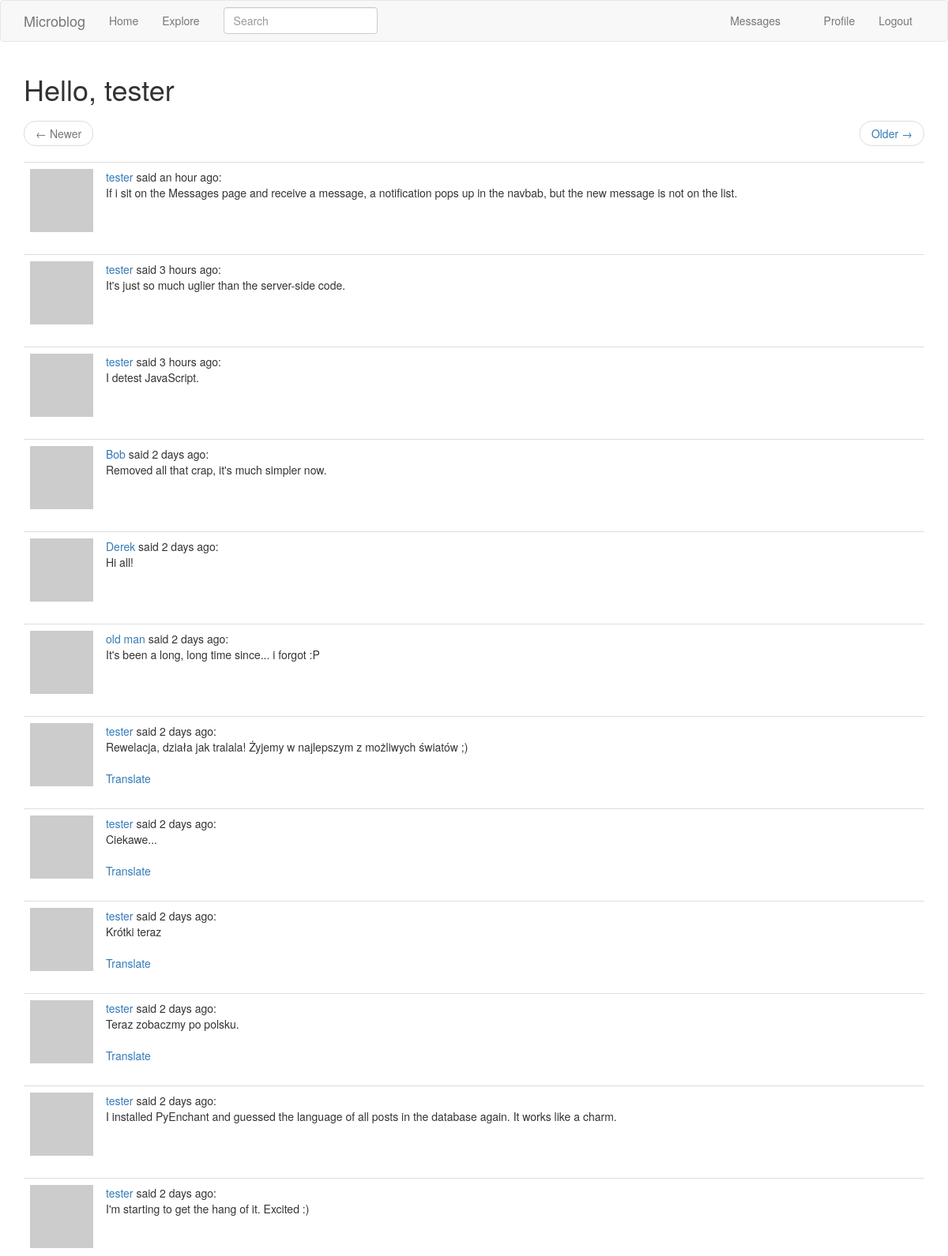
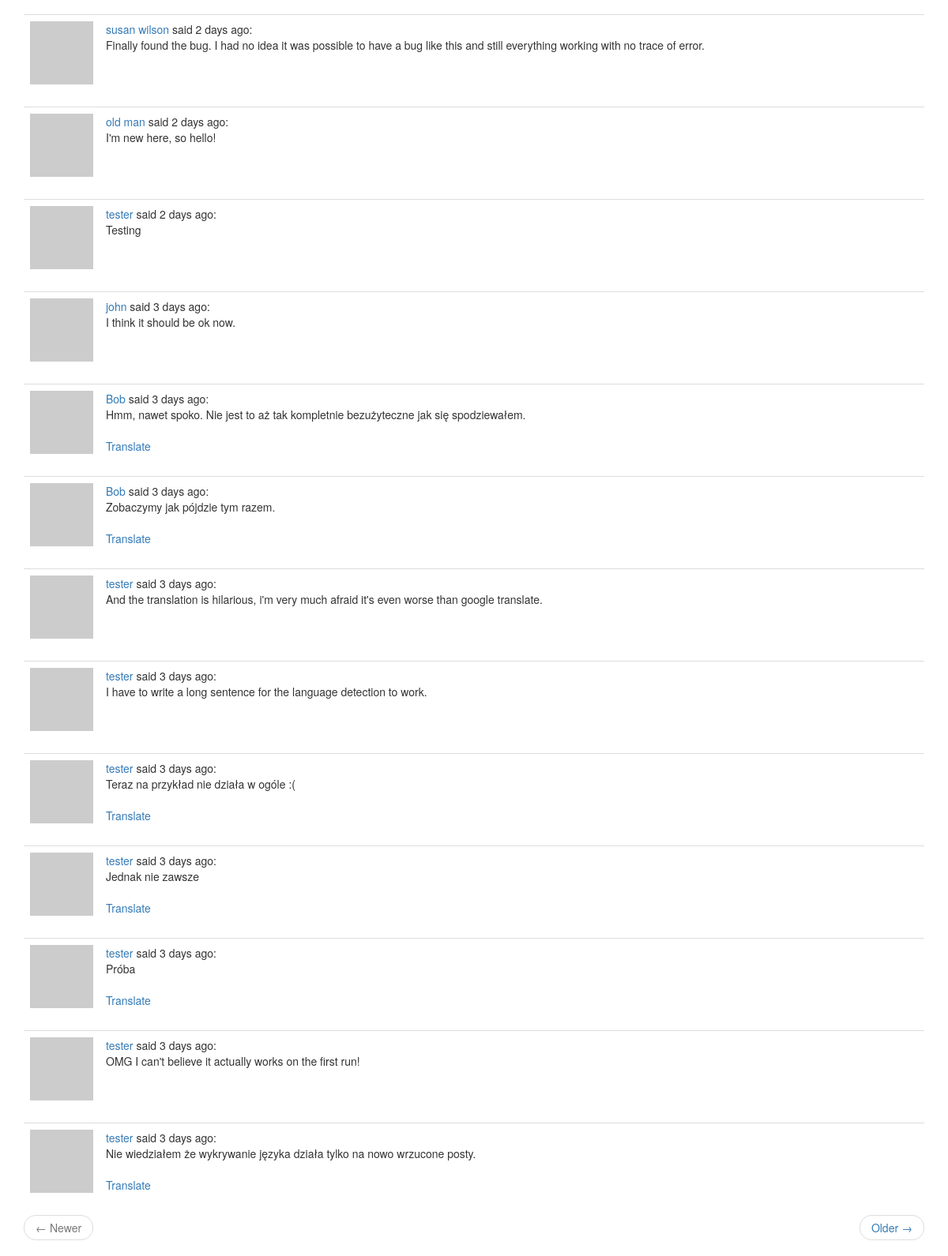
Screenshot of /explore (signed in) with the database file from the repository (2 pictures, top to bottom).
### app/models.py (models this page shows, shortened)
class User(UserMixin, db.Model):
    id = db.Column(db.Integer, primary_key=True)
    username = db.Column(db.String(64), index=True, unique=True)
    email = db.Column(db.String(120), index=True, unique=True)
    password_hash = db.Column(db.String(128))
    about_me = db.Column(db.String(140))
    last_seen = db.Column(db.DateTime, default=datetime.utcnow)
    last_message_read_time = db.Column(db.DateTime)
    posts = db.relationship('Post', backref='author', lazy='dynamic')
    followed = db.relationship(
        'User', secondary=followers,
        primaryjoin=(followers.c.follower_id == id),
        secondaryjoin=(followers.c.followed_id == id),
        backref=db.backref('followers', lazy='dynamic'), lazy='dynamic')
    messages_sent = db.relationship(
        'Message',
        foreign_keys='Message.sender_id',
        backref='author', lazy='dynamic')
    messages_received = db.relationship(
        'Message',
        foreign_keys='Message.recipient_id',
        backref='recipient', lazy='dynamic')
    notifications = db.relationship('Notification', backref='user',
                                    lazy='dynamic')
    def avatar(self, size):
        digest = md5(self.email.lower().encode('utf-8')).hexdigest()
        return 'https://www.gravatar.com/avatar/{}?d=retro&s={}'.format(
            digest, size)
    def new_messages(self):
        last_read_time = self.last_message_read_time or datetime(1900, 1, 1)
        return Message.query.filter_by(recipient=self).filter(
            Message.timestamp > last_read_time).count()

class Post(db.Model):
    __searchable__ = ['body']
    id = db.Column(db.Integer, primary_key=True)
    body = db.Column(db.String(140))
    timestamp = db.Column(db.DateTime, index=True, default=datetime.utcnow)
    user_id = db.Column(db.Integer, db.ForeignKey('user.id'))
    language = db.Column(db.String(5))

### app/main/routes.py (the view)
@bp.route('/explore')
@login_required
def explore():
    page = request.args.get('page', 1, type=int)
    posts = Post.query.order_by(Post.timestamp.desc()).paginate(
        page, current_app.config['POSTS_PER_PAGE'], False)
    next_url = url_for('main.explore', page=posts.next_num) \
        if posts.has_next else None
    prev_url = url_for('main.explore', page=posts.prev_num) \
        if posts.has_prev else None
    return render_template('index.html', title=_('Explore'), posts=posts.items,
                           next_url=next_url, prev_url=prev_url)

### app/main/forms.py
class SearchForm(FlaskForm):
    q = StringField(_l('Search'), validators=[DataRequired()])
    def __init__(self, *args, **kwargs):
        if 'formdata' not in kwargs:
            kwargs['formdata'] = request.args
        if 'csrf_enabled' not in kwargs:
            kwargs['csrf_enabled'] = False
        super().__init__(*args, **kwargs)

### app/main/routes.py (called while the page is built)
@bp.before_app_request
def before_request():
    if current_user.is_authenticated:
        current_user.last_seen = datetime.utcnow()
        db.session.commit()
        g.search_form = SearchForm()
    g.locale = str(get_locale())

### app/models.py (called while the page is built)
@login.user_loader
def load_user(id):
    return User.query.get(int(id))

### app/templates/index.html (shortened to what this page needs)
{% extends "base.html" %}
{% import 'bootstrap/wtf.html' as wtf %}
{% block app_content %}
  <h1>{{ _('Hello,') }} {{ current_user.username }}</h1>
  {% if posts %}
    {% include '_page_nav.html' %}
    {% for post in posts %}
      {% include '_post.html' %}
    {% endfor %}
    {% include '_page_nav.html' %}
  {% else %}
    <p class="text-muted">{{ _('No posts') }}</p>
  {% endif %}
{% endblock %}

### app/templates/_post.html
<table class="table table-hover">
  <tr>
    <td width="40px"><img src="{{ post.author.avatar(40) }}"></td>
    <td>
      <span class="user_popup">
        <a href="{{ url_for('main.user', username=post.author.username) }}">
          {{ post.author.username }}
        </a>
      </span>
      {{ _('said') }} {{ moment(post.timestamp).fromNow() }}:
      <br>
      <span id="post{{ post.id }}">{{ post.body }}</span>
      {% if post.language and post.language != g.locale %}
        <br><br>
        <span id="translation{{ post.id }}">
          <a href="javascript:translate(
                                '#post{{ post.id }}',
                                '#translation{{ post.id }}',
                                '{{ post.language }}',
                                '{{ g.locale }}');">{{ _('Translate') }}</a>
        </span>
      {% endif %}
    </td>
  </tr>
</table>

### rows the page displays
User: username "tester"
Post: author.username "tester", timestamp "an hour ago", body "If i sit on the Messages page and receive a message, a notification pops up in the navbab, but the new message is not on the list."
Post: author.username "tester", timestamp "3 hours ago", body "It's just so much uglier than the server-side code."
Post: author.username "tester", timestamp "3 hours ago", body "I detest JavaScript."
Post: author.username "Bob", timestamp "2 days ago", body "Removed all that crap, it's much simpler now."
Post: author.username "Derek", timestamp "2 days ago", body "Hi all!"
Post: author.username "old man", timestamp "2 days ago", body "It's been a long, long time since... i forgot :P"
Post: author.username "tester", timestamp "2 days ago", body "Rewelacja, działa jak tralala! Żyjemy w najlepszym z możliwych światów ;)"
Post: author.username "tester", timestamp "2 days ago", body "Ciekawe..."
Post: author.username "tester", timestamp "2 days ago", body "Krótki teraz"
Post: author.username "tester", timestamp "2 days ago", body "Teraz zobaczmy po polsku."
Post: author.username "tester", timestamp "2 days ago", body "I installed PyEnchant and guessed the language of all posts in the database again. It works like a charm."
Post: author.username "tester", timestamp "2 days ago", body "I'm starting to get the hang of it. Excited :)"
Post: author.username "susan wilson", timestamp "2 days ago", body "Finally found the bug. I had no idea it was possible to have a bug like this and still everything working with no trace of error."
Post: author.username "old man", timestamp "2 days ago", body "I'm new here, so hello!"
Post: author.username "tester", timestamp "2 days ago", body "Testing"
Post: author.username "john", timestamp "3 days ago", body "I think it should be ok now."
Post: author.username "Bob", timestamp "3 days ago", body "Hmm, nawet spoko. Nie jest to aż tak kompletnie bezużyteczne jak się spodziewałem."
Post: author.username "Bob", timestamp "3 days ago", body "Zobaczymy jak pójdzie tym razem."
Post: author.username "tester", timestamp "3 days ago", body "And the translation is hilarious, i'm very much afraid it's even worse than google translate."
Post: author.username "tester", timestamp "3 days ago", body "I have to write a long sentence for the language detection to work."
Post: author.username "tester", timestamp "3 days ago", body "Teraz na przykład nie działa w ogóle :("
Post: author.username "tester", timestamp "3 days ago", body "Jednak nie zawsze"
Post: author.username "tester", timestamp "3 days ago", body "Próba"
Post: author.username "tester", timestamp "3 days ago", body "OMG I can't believe it actually works on the first run!"
Post: author.username "tester", timestamp "3 days ago", body "Nie wiedziałem że wykrywanie języka działa tylko na nowo wrzucone posty."
